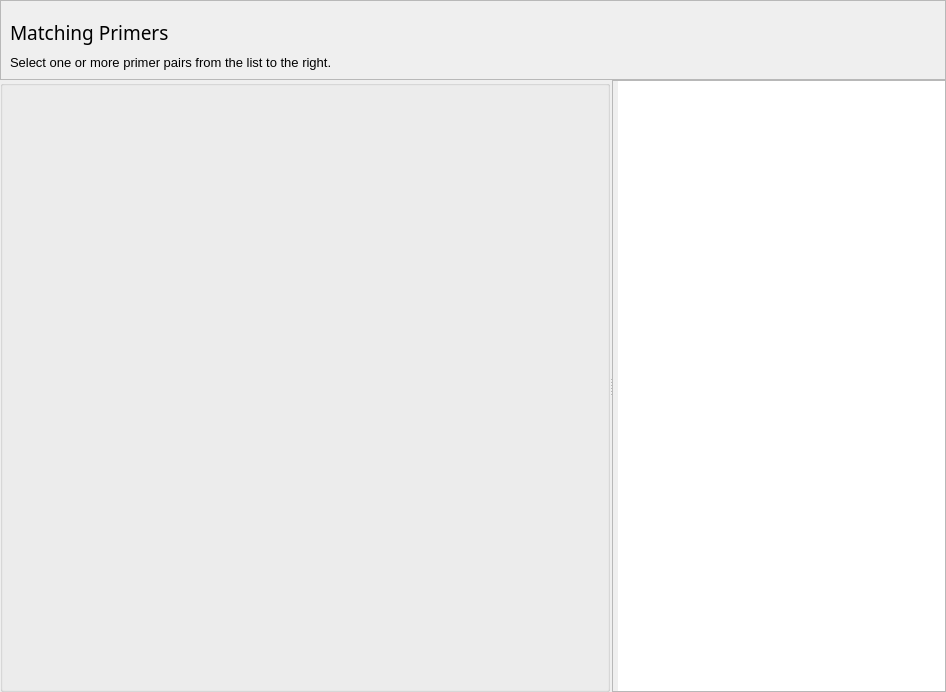
<?xml version="1.0" encoding="UTF-8"?>
<ui version="4.0">
 <class>PrimerResultsPage</class>
 <widget class="QWizardPage" name="PrimerResultsPage">
  <property name="geometry">
   <rect>
    <x>0</x>
    <y>0</y>
    <width>946</width>
    <height>692</height>
   </rect>
  </property>
  <property name="sizePolicy">
   <sizepolicy hsizetype="Preferred" vsizetype="Expanding">
    <horstretch>0</horstretch>
    <verstretch>0</verstretch>
   </sizepolicy>
  </property>
  <property name="minimumSize">
   <size>
    <width>0</width>
    <height>0</height>
   </size>
  </property>
  <property name="font">
   <font>
    <pointsize>10</pointsize>
   </font>
  </property>
  <property name="windowTitle">
   <string>WizardPage</string>
  </property>
  <property name="styleSheet">
   <string notr="true"/>
  </property>
  <layout class="QVBoxLayout" name="verticalLayout_3" stretch="0,0">
   <property name="spacing">
    <number>0</number>
   </property>
   <property name="margin">
    <number>0</number>
   </property>
   <item>
    <widget class="QFrame" name="frame_2">
     <property name="maximumSize">
      <size>
       <width>16777215</width>
       <height>80</height>
      </size>
     </property>
     <property name="frameShape">
      <enum>QFrame::StyledPanel</enum>
     </property>
     <property name="frameShadow">
      <enum>QFrame::Raised</enum>
     </property>
     <layout class="QVBoxLayout" name="verticalLayout_4">
      <item>
       <widget class="QLabel" name="label_2">
        <property name="minimumSize">
         <size>
          <width>0</width>
          <height>45</height>
         </size>
        </property>
        <property name="font">
         <font>
          <family>Cabin</family>
          <pointsize>14</pointsize>
         </font>
        </property>
        <property name="frameShape">
         <enum>QFrame::NoFrame</enum>
        </property>
        <property name="text">
         <string>Matching Primers</string>
        </property>
        <property name="scaledContents">
         <bool>false</bool>
        </property>
        <property name="margin">
         <number>0</number>
        </property>
       </widget>
      </item>
      <item>
       <widget class="QLabel" name="label">
        <property name="text">
         <string>Select one or more primer pairs from the list to the right.</string>
        </property>
       </widget>
      </item>
     </layout>
    </widget>
   </item>
   <item>
    <widget class="QSplitter" name="splitter">
     <property name="font">
      <font>
       <family>Cabin</family>
      </font>
     </property>
     <property name="styleSheet">
      <string notr="true"/>
     </property>
     <property name="orientation">
      <enum>Qt::Horizontal</enum>
     </property>
     <property name="opaqueResize">
      <bool>true</bool>
     </property>
     <property name="handleWidth">
      <number>2</number>
     </property>
     <property name="childrenCollapsible">
      <bool>false</bool>
     </property>
     <widget class="QGroupBox" name="ampliconGroupBox">
      <property name="minimumSize">
       <size>
        <width>610</width>
        <height>0</height>
       </size>
      </property>
      <property name="font">
       <font>
        <family>Cabin</family>
       </font>
      </property>
      <property name="title">
       <string/>
      </property>
      <layout class="QVBoxLayout" name="verticalLayout">
       <property name="spacing">
        <number>0</number>
       </property>
       <property name="leftMargin">
        <number>10</number>
       </property>
       <property name="topMargin">
        <number>0</number>
       </property>
       <property name="rightMargin">
        <number>5</number>
       </property>
       <property name="bottomMargin">
        <number>5</number>
       </property>
       <item>
        <widget class="Widgets::SequenceTextView" name="PrimerDesignInputPageValue" native="true">
         <property name="font">
          <font>
           <family>Cousine</family>
           <pointsize>9</pointsize>
           <weight>50</weight>
           <bold>false</bold>
          </font>
         </property>
         <property name="acceptDrops">
          <bool>false</bool>
         </property>
         <property name="styleSheet">
          <string notr="true"/>
         </property>
         <property name="readOnly" stdset="0">
          <bool>true</bool>
         </property>
         <property name="acceptRichText" stdset="0">
          <bool>false</bool>
         </property>
        </widget>
       </item>
      </layout>
     </widget>
     <widget class="QFrame" name="frame">
      <property name="minimumSize">
       <size>
        <width>300</width>
        <height>0</height>
       </size>
      </property>
      <property name="font">
       <font>
        <family>Cabin</family>
       </font>
      </property>
      <property name="frameShape">
       <enum>QFrame::StyledPanel</enum>
      </property>
      <property name="frameShadow">
       <enum>QFrame::Raised</enum>
      </property>
      <layout class="QVBoxLayout" name="verticalLayout_2">
       <property name="spacing">
        <number>5</number>
       </property>
       <property name="leftMargin">
        <number>5</number>
       </property>
       <property name="topMargin">
        <number>0</number>
       </property>
       <property name="rightMargin">
        <number>0</number>
       </property>
       <property name="bottomMargin">
        <number>0</number>
       </property>
       <item>
        <widget class="QTableView" name="primerResultList">
         <property name="font">
          <font>
           <family>Cabin</family>
           <pointsize>8</pointsize>
          </font>
         </property>
         <property name="styleSheet">
          <string notr="true"/>
         </property>
         <property name="frameShape">
          <enum>QFrame::NoFrame</enum>
         </property>
         <property name="horizontalScrollBarPolicy">
          <enum>Qt::ScrollBarAsNeeded</enum>
         </property>
         <property name="autoScroll">
          <bool>true</bool>
         </property>
         <property name="autoScrollMargin">
          <number>0</number>
         </property>
         <property name="editTriggers">
          <set>QAbstractItemView::NoEditTriggers</set>
         </property>
         <property name="defaultDropAction">
          <enum>Qt::IgnoreAction</enum>
         </property>
         <property name="alternatingRowColors">
          <bool>false</bool>
         </property>
         <property name="selectionMode">
          <enum>QAbstractItemView::ExtendedSelection</enum>
         </property>
         <property name="selectionBehavior">
          <enum>QAbstractItemView::SelectRows</enum>
         </property>
         <property name="horizontalScrollMode">
          <enum>QAbstractItemView::ScrollPerPixel</enum>
         </property>
         <property name="showGrid">
          <bool>false</bool>
         </property>
         <property name="gridStyle">
          <enum>Qt::SolidLine</enum>
         </property>
         <property name="cornerButtonEnabled">
          <bool>true</bool>
         </property>
         <attribute name="verticalHeaderVisible">
          <bool>false</bool>
         </attribute>
         <attribute name="verticalHeaderDefaultSectionSize">
          <number>40</number>
         </attribute>
         <attribute name="verticalHeaderMinimumSectionSize">
          <number>40</number>
         </attribute>
        </widget>
       </item>
      </layout>
     </widget>
    </widget>
   </item>
  </layout>
  <zorder>splitter</zorder>
  <zorder>frame_2</zorder>
 </widget>
 <customwidgets>
  <customwidget>
   <class>Widgets::SequenceTextView</class>
   <extends>QWidget</extends>
   <header>widgets/SequenceTextView.h</header>
  </customwidget>
 </customwidgets>
 <resources/>
 <connections/>
 <slots>
  <slot>onPrimerSelectionChanged()</slot>
 </slots>
</ui>
